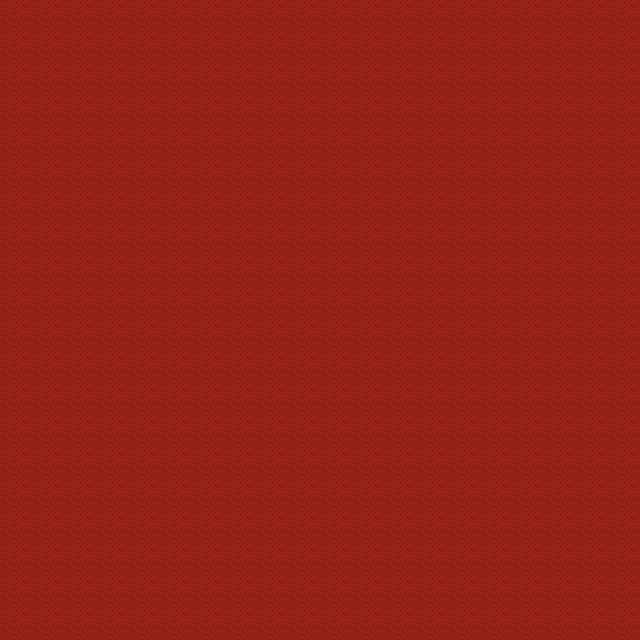

A 2D game scene composited from a Tiled map and its tileset images. What follows is a short description and the map's XML, with each tile layer's data collapsed to a summary:
An orthogonal 20x20 tile map with 32x32 px tiles, 1 tile layer (Tile Layer 1), 2 tilesets.

<map version="1.2" tiledversion="1.2.5" orientation="orthogonal" renderorder="right-down" width="20" height="20" tilewidth="32" tileheight="32" infinite="0" nextlayerid="2" nextobjectid="1">
 <tileset firstgid="1" name="BMA-Game" tilewidth="32" tileheight="32" tilecount="512" columns="32">
  <image source="Map/Tileset/tileset.png" width="1024" height="512" />
 </tileset>
 <tileset firstgid="513" name="BMA-Game" tilewidth="32" tileheight="32" tilecount="512" columns="32">
  <image source="Map/Tileset/tileset.png" width="1024" height="512" />
 </tileset>
 <layer id="1" name="Tile Layer 1" width="20" height="20">
  <data>[400 cells, 400 non-empty, 1 distinct tile ids]</data>
 </layer>
</map>
